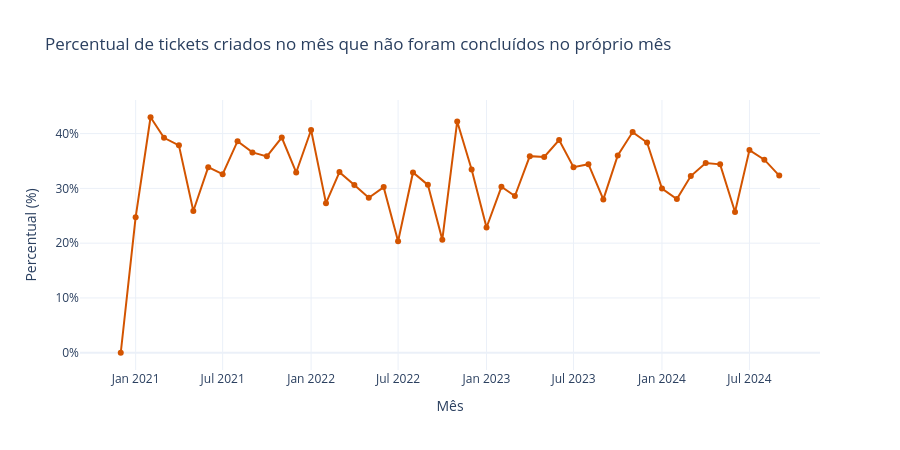

Notebook source saved alongside this figure:
### Markdown cell above
## 3. Indicador de conclusão no próprio mês

### Code cell
fig_percentual = go.Figure()
fig_percentual.add_trace(go.Scatter(
    x=df['data'],
    y=df['percentual_nao_concluidos_no_mes'] * 100,
    mode='lines+markers',
    name='Não concluídos no próprio mês',
    line={'color': '#D35400', 'width': 2},
))
fig_percentual.update_layout(
    title='Percentual de tickets criados no mês que não foram concluídos no próprio mês',
    yaxis_title='Percentual (%)',
    xaxis_title='Mês',
    yaxis={'ticksuffix': '%'},
    template='plotly_white',
    height=450,
)
fig_percentual.show()

### Figure 1 — Plotly figure (JSON) as saved in the notebook; plotly's stock layout.template omitted (floating-point values rounded to 4 significant figures)
{"data": [{"line": {"color": "#D35400", "width": 2}, "mode": "lines+markers", "name": "Não concluídos no próprio mês", "type": "scatter", "x": ["2020-12-01T00:00:00", "2021-01-01T00:00:00", "2021-02-01T00:00:00", "2021-03-01T00:00:00", "2021-04-01T00:00:00", "2021-05-01T00:00:00", "2021-06-01T00:00:00", "2021-07-01T00:00:00", "2021-08-01T00:00:00", "2021-09-01T00:00:00", "2021-10-01T00:00:00", "2021-11-01T00:00:00", "2021-12-01T00:00:00", "2022-01-01T00:00:00", "2022-02-01T00:00:00", "2022-03-01T00:00:00", "2022-04-01T00:00:00", "2022-05-01T00:00:00", "2022-06-01T00:00:00", "2022-07-01T00:00:00", "2022-08-01T00:00:00", "2022-09-01T00:00:00", "2022-10-01T00:00:00", "2022-11-01T00:00:00", "2022-12-01T00:00:00", "2023-01-01T00:00:00", "2023-02-01T00:00:00", "2023-03-01T00:00:00", "2023-04-01T00:00:00", "2023-05-01T00:00:00", "2023-06-01T00:00:00", "2023-07-01T00:00:00", "2023-08-01T00:00:00", "2023-09-01T00:00:00", "2023-10-01T00:00:00", "2023-11-01T00:00:00", "2023-12-01T00:00:00", "2024-01-01T00:00:00", "2024-02-01T00:00:00", "2024-03-01T00:00:00", "2024-04-01T00:00:00", "2024-05-01T00:00:00", "2024-06-01T00:00:00", "2024-07-01T00:00:00", "2024-08-01T00:00:00", "2024-09-01T00:00:00"], "y": [0.0, 24.74, 42.99, 39.24, 37.86, 25.87, 33.87, 32.6, 38.61, 36.57, 35.85, 39.29, 32.91, 40.66, 27.31, 32.97, 30.61, 28.28, 30.23, 20.34, 32.92, 30.65, 20.64, 42.22, 33.46, 22.87, 30.29, 28.61, 35.88, 35.74, 38.83, 33.88, 34.42, 27.99, 35.99, 40.28, 38.37, 29.98, 28.06, 32.25, 34.65, 34.39, 25.69, 36.99, 35.24, 32.33]}], "layout": {"height": 450, "title": {"text": "Percentual de tickets criados no mês que não foram concluídos no próprio mês"}, "xaxis": {"title": {"text": "Mês"}}, "yaxis": {"ticksuffix": "%", "title": {"text": "Percentual (%)"}}}}
